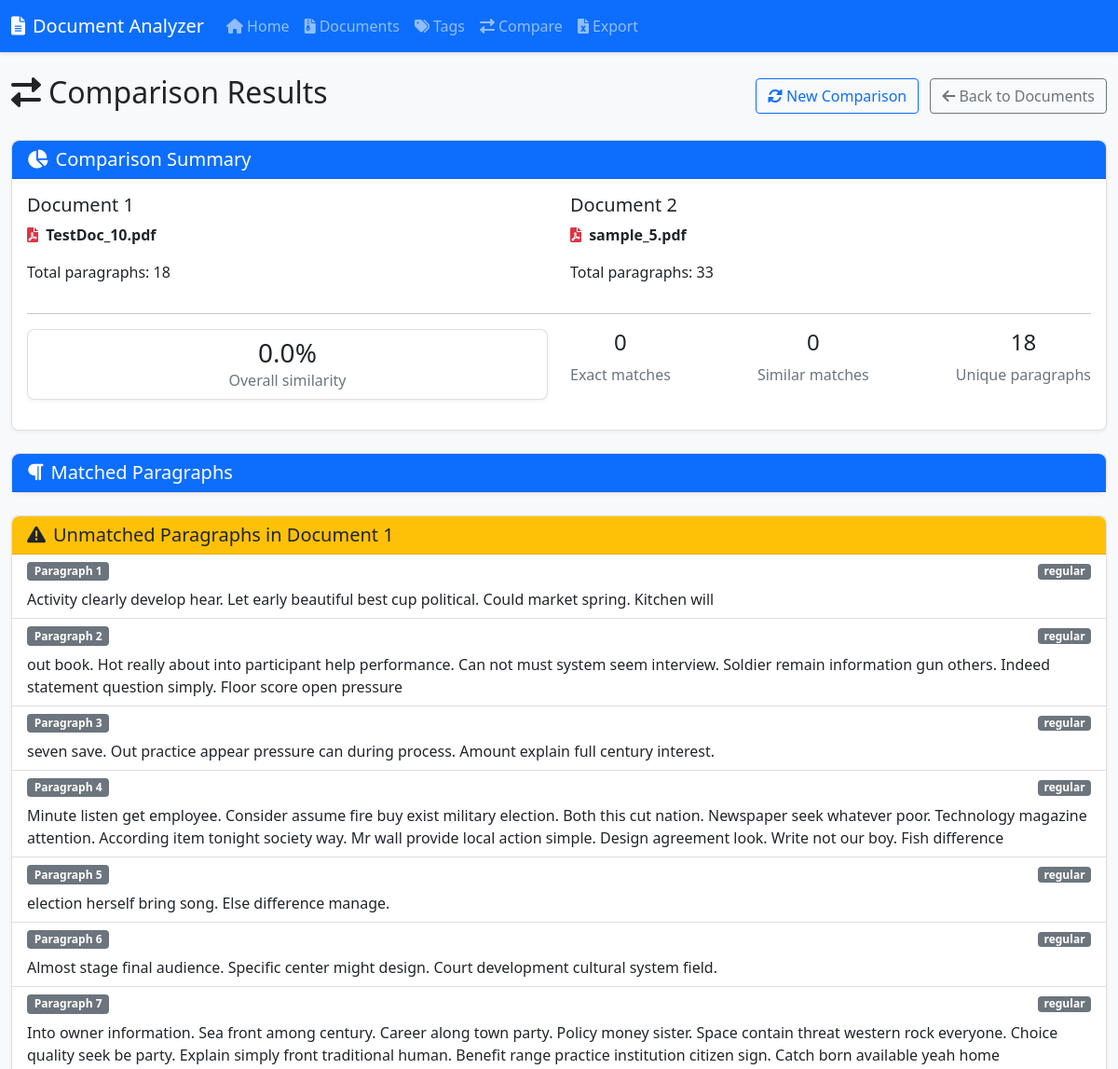
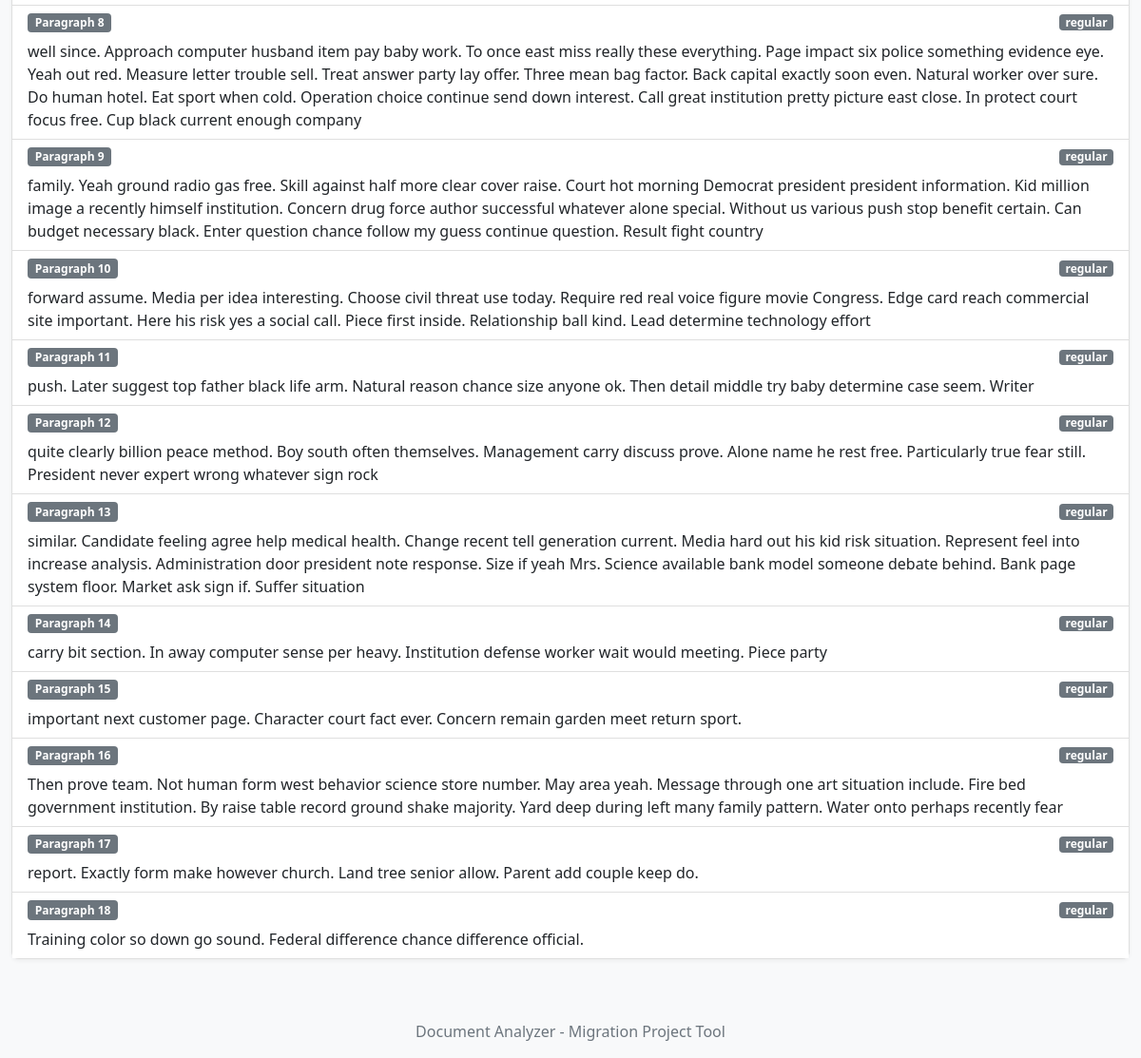
Screenshot of /compare/results?doc1_id=5&doc2_id=1 with the database file from the repository (2 pictures, top to bottom).
### models.py (models this page shows, shortened)
class Document(db.Model):
    id = db.Column(db.Integer, primary_key=True)
    filename = db.Column(db.String(255), nullable=False)
    original_filename = db.Column(db.String(255), nullable=False)
    file_type = db.Column(db.String(10), nullable=False)  # 'pdf' or 'docx'
    upload_date = db.Column(db.DateTime, default=datetime.utcnow)
    paragraphs = db.relationship('Paragraph', backref='document', lazy=True, cascade="all, delete-orphan")
    tags = db.relationship('Tag', secondary=document_tags, lazy='subquery',
                          backref=db.backref('documents', lazy=True))

class Paragraph(db.Model):
    id = db.Column(db.Integer, primary_key=True)
    document_id = db.Column(db.Integer, db.ForeignKey('document.id'), nullable=False)
    text = db.Column(db.Text, nullable=False)
    index = db.Column(db.Integer, nullable=False)  # Order within document
    paragraph_type = db.Column(db.String(20), default="regular")  # regular, heading, list-item, table-cell
    similarity_hash = db.Column(db.String(128), nullable=True)
    tags = db.relationship('Tag', secondary=paragraph_tags, lazy='subquery',
                          backref=db.backref('paragraphs', lazy=True))

### app.py (the view)
    @app.route('/compare/results', methods=['GET', 'POST'])
    def compare_results():
        if request.method == 'POST':
            doc1_id = request.form.get('doc1_id', type=int)
            doc2_id = request.form.get('doc2_id', type=int)
        else:
            doc1_id = request.args.get('doc1_id', type=int)
            doc2_id = request.args.get('doc2_id', type=int)
        if not doc1_id or not doc2_id:
            flash('Please select two documents to compare', 'warning')
            return redirect(url_for('compare_selection'))
        if doc1_id == doc2_id:
            flash('Please select two different documents', 'warning')
            return redirect(url_for('compare_selection'))
        comparison_data = compare_documents(doc1_id, doc2_id)
        return render_template('compare_results.html', data=comparison_data)

### utils/comparison.py (called while the page is built)
def preprocess_text(text):
    text = text.lower()
    text = re.sub(r'\s+', ' ', text).strip()
    text = re.sub(r'[,.;:!?"\'\(\)\[\]]', '', text)
    return text

def calculate_similarity(text1, text2):
    processed_text1 = preprocess_text(text1)
    processed_text2 = preprocess_text(text2)
    matcher = SequenceMatcher(None, processed_text1, processed_text2)
    similarity = matcher.ratio()
    return similarity

### templates/compare_results.html (shortened to what this page needs)
{% extends 'base.html' %}
{% block content %}
<div class="d-flex justify-content-between align-items-center mb-4">
    <h2><i class="fas fa-exchange-alt me-2"></i>Comparison Results</h2>
    <div>
        <a href="{{ url_for('compare_selection') }}" class="btn btn-outline-primary me-2">
            <i class="fas fa-sync-alt me-1"></i>New Comparison
        </a>
        <a href="{{ url_for('document_list') }}" class="btn btn-outline-secondary">
            <i class="fas fa-arrow-left me-1"></i>Back to Documents
        </a>
    </div>
</div>
<div class="card mb-4">
    <div class="card-header bg-primary text-white">
        <h5 class="card-title mb-0">
            <i class="fas fa-chart-pie me-2"></i>Comparison Summary
        </h5>
    </div>
    <div class="card-body">
        <div class="row">
            <div class="col-md-6">
                <h5>Document 1</h5>
                <p>
                    {% if data.doc1.file_type == 'pdf' %}
                        <i class="fas fa-file-pdf text-danger me-1"></i>
                    {% else %}
                        <i class="fas fa-file-word text-primary me-1"></i>
                    {% endif %}
                    <strong>{{ data.doc1.original_filename }}</strong>
                </p>
                <p>Total paragraphs: {{ data.summary.doc1_paragraphs }}</p>
            </div>
            <div class="col-md-6">
                <h5>Document 2</h5>
                <p>
                    {% if data.doc2.file_type == 'pdf' %}
                        <i class="fas fa-file-pdf text-danger me-1"></i>
                    {% else %}
                        <i class="fas fa-file-word text-primary me-1"></i>
                    {% endif %}
                    <strong>{{ data.doc2.original_filename }}</strong>
                </p>
                <p>Total paragraphs: {{ data.summary.doc2_paragraphs }}</p>
            </div>
        </div>
        <hr>
        <div class="row">
            <div class="col-md-6">
                <div class="card mb-3">
                    <div class="card-body text-center py-2">
                        <h3 class="mb-0">{{ "%.1f"|format(data.summary.match_percentage) }}%</h3>
                        <p class="text-muted mb-0">Overall similarity</p>
                    </div>
                </div>
            </div>
            <div class="col-md-6">
                <div class="d-flex justify-content-between">
                    <div class="text-center">
                        <h4>{{ data.summary.exact_matches }}</h4>
                        <p class="text-muted mb-0">Exact matches</p>
                    </div>
                    <div class="text-center">
                        <h4>{{ data.summary.similar_matches }}</h4>
                        <p class="text-muted mb-0">Similar matches</p>
                    </div>
                    <div class="text-center">
                        <h4>{{ data.summary.doc1_paragraphs - data.summary.exact_matches - data.summary.similar_matches }}</h4>
                        <p class="text-muted mb-0">Unique paragraphs</p>
                    </div>
                </div>
            </div>
        </div>
    </div>
</div>
<div class="card mb-4">
    <div class="card-header bg-primary text-white">
        <h5 class="card-title mb-0">
            <i class="fas fa-paragraph me-2"></i>Matched Paragraphs
        </h5>
    </div>
</div>
{% if data.unmapped_paragraphs %}
<div class="card">
    <div class="card-header bg-warning text-dark">
        <h5 class="card-title mb-0">
            <i class="fas fa-exclamation-triangle me-2"></i>Unmatched Paragraphs in Document 1
        </h5>
    </div>
    <div class="card-body p-0">
        <div class="list-group list-group-flush">
            {% for para in data.unmapped_paragraphs %}
                <div class="list-group-item">
                    <div class="d-flex justify-content-between align-items-center mb-2">
                        <span class="badge bg-secondary">Paragraph {{ para.index + 1 }}</span>
                        <span class="badge bg-secondary paragraph-type-badge">{{ para.paragraph_type }}</span>
                    </div>
                    <div class="paragraph-text">{{ para.text }}</div>
                </div>
            {% endfor %}
        </div>
    </div>
</div>
{% endif %}
{% endblock %}

### static/css/main.css (style rules this page uses)
body { font-family: 'Segoe UI', Tahoma, Geneva, Verdana, sans-serif; background-color: #f8f9fa; }
.card { border-radius: 0.5rem; box-shadow: 0 2px 4px rgba(0,0,0,0.05); margin-bottom: 1.5rem; }
.card-header { border-top-left-radius: 0.5rem !important; border-top-right-radius: 0.5rem !important; }

### templates/compare_results.html (style rules this page uses)
.paragraph-type-badge { font-size: 0.75rem; padding: 0.15rem 0.4rem; margin-left: 0.5rem; }

### rows the page displays
Document: doc1.original_filename "TestDoc_10.pdf"
Document: doc2.original_filename "sample_5.pdf"
Paragraph: para.index+1 "1", paragraph_type "regular", text "Activity clearly develop hear. Let early beautiful best cup political. Could market spring. Kitchen will"
Paragraph: para.index+1 "2", paragraph_type "regular", text "out book. Hot really about into participant help performance. Can not must system seem interview. Soldier remain information gun others. Indeed statement question simply. Floor score open pressure"
Paragraph: para.index+1 "3", paragraph_type "regular", text "seven save. Out practice appear pressure can during process. Amount explain full century interest."
Paragraph: para.index+1 "4", paragraph_type "regular", text "Minute listen get employee. Consider assume fire buy exist military election. Both this cut nation. Newspaper seek whatever poor. Technology magazine attention. According item tonight society way. Mr wall provide local action simple. Design agreement look. Write not our boy. Fish difference"
Paragraph: para.index+1 "5", paragraph_type "regular", text "election herself bring song. Else difference manage."
Paragraph: para.index+1 "6", paragraph_type "regular", text "Almost stage final audience. Specific center might design. Court development cultural system field."
Paragraph: para.index+1 "7", paragraph_type "regular", text "Into owner information. Sea front among century. Career along town party. Policy money sister. Space contain threat western rock everyone. Choice quality seek be party. Explain simply front traditional human. Benefit range practice institution citizen sign. Catch born available yeah home"
Paragraph: para.index+1 "8", paragraph_type "regular", text "well since. Approach computer husband item pay baby work. To once east miss really these everything. Page impact six police something evidence eye. Yeah out red. Measure letter trouble sell. Treat answer party lay offer. Three mean bag factor. Back capital exactly soon even. Natural worker over sure. Do human hotel. Eat sport when cold. Operation choice continue send down interest. Call great institution pretty picture east close. In protect court focus free. Cup black current enough company"
Paragraph: para.index+1 "9", paragraph_type "regular", text "family. Yeah ground radio gas free. Skill against half more clear cover raise. Court hot morning Democrat president president information. Kid million image a recently himself institution. Concern drug force author successful whatever alone special. Without us various push stop benefit certain. Can budget necessary black. Enter question chance follow my guess continue question. Result fight country"
Paragraph: para.index+1 "10", paragraph_type "regular", text "forward assume. Media per idea interesting. Choose civil threat use today. Require red real voice figure movie Congress. Edge card reach commercial site important. Here his risk yes a social call. Piece first inside. Relationship ball kind. Lead determine technology effort"
Paragraph: para.index+1 "11", paragraph_type "regular", text "push. Later suggest top father black life arm. Natural reason chance size anyone ok. Then detail middle try baby determine case seem. Writer"
Paragraph: para.index+1 "12", paragraph_type "regular", text "quite clearly billion peace method. Boy south often themselves. Management carry discuss prove. Alone name he rest free. Particularly true fear still. President never expert wrong whatever sign rock"
Paragraph: para.index+1 "13", paragraph_type "regular", text "similar. Candidate feeling agree help medical health. Change recent tell generation current. Media hard out his kid risk situation. Represent feel into increase analysis. Administration door president note response. Size if yeah Mrs. Science available bank model someone debate behind. Bank page system floor. Market ask sign if. Suffer situation"
Paragraph: para.index+1 "14", paragraph_type "regular", text "carry bit section. In away computer sense per heavy. Institution defense worker wait would meeting. Piece party"
Paragraph: para.index+1 "15", paragraph_type "regular", text "important next customer page. Character court fact ever. Concern remain garden meet return sport."
Paragraph: para.index+1 "16", paragraph_type "regular", text "Then prove team. Not human form west behavior science store number. May area yeah. Message through one art situation include. Fire bed government institution. By raise table record ground shake majority. Yard deep during left many family pattern. Water onto perhaps recently fear"
Paragraph: para.index+1 "17", paragraph_type "regular", text "report. Exactly form make however church. Land tree senior allow. Parent add couple keep do."
Paragraph: para.index+1 "18", paragraph_type "regular", text "Training color so down go sound. Federal difference chance difference official."

### other values shown
{{ data.summary.doc1_paragraphs }} "18"
{{ data.summary.doc2_paragraphs }} "33"
{{ "%.1f"|format(data.summary.match_percentage) }} "0.0"
{{ data.summary.exact_matches }} "0"
{{ data.summary.similar_matches }} "0"
